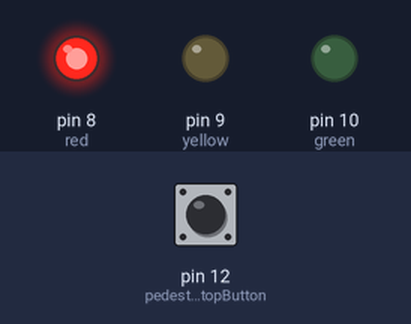
A sketch run on a simulated Arduino Uno, built with avr-gcc and run on an emulated ATmega328P. On the bench: output pins drawn as LEDs (lit = HIGH). Inputs (shaded band) come from the test bench; at power-on: pin 12 (pedestrianStopButton) LOW.

Above: at 0.5 s.
At 1.2 s:
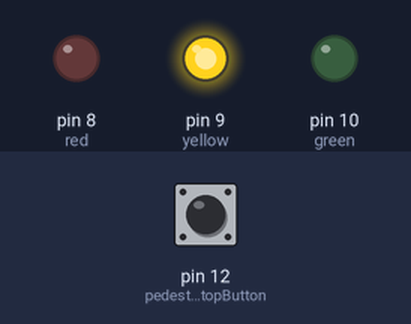
At 6.4 s:
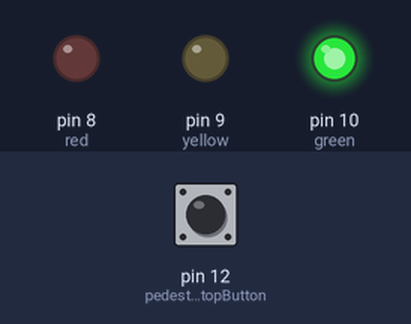
Timing chart, 0 to 8.7 s (numbered marks = the images above):
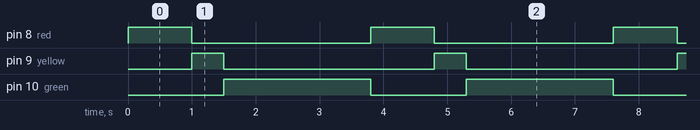

Measured:
- by itself, pin 8 (red): alternates HIGH for 1.0 s and LOW for 2.8 s
- by itself, pin 9 (yellow): alternates HIGH for 0.50 s and LOW for 3.3 s
- by itself, pin 10 (green): alternates HIGH for 2.3 s and LOW for 1.5 s

The sketch:

sketch_mar02a.ino
```cpp
//LED blinker
  int red =8;
  int pedestrianStopButton =12;
  int yellow = 9;
  int green = 10;
  void setup() {
  pinMode(red, OUTPUT); //initialise the digital pin as output
  pinMode(yellow, OUTPUT);
  pinMode(green, OUTPUT);
  pinMode(pedestrianStopButton, INPUT);

}
void loop() {

      lighControl();
      delay(2000);

  if (digitalRead(pedestrianStopButton) == HIGH){
      delay(15); // software debounce
        if (digitalRead(pedestrianStopButton) == HIGH) {
            // if the switch is HIGH, ie. pushed down - change the lights!
            //changeLights();
           // delay(15000); // wait for 15 seconds
       digitalWrite(red,HIGH); //Turn red light on, for pedestrians to pass
       digitalWrite(yellow,LOW);
       digitalWrite(green,LOW);
       delay(5000);
      }
  }
}

void lighControl(){
       digitalWrite(red,HIGH);
       digitalWrite(yellow,LOW);
       digitalWrite(green,LOW);
       delay(1000);

       digitalWrite(yellow,HIGH);
       digitalWrite(red,LOW);
       digitalWrite(green,LOW);
       delay(500);

       digitalWrite(green,HIGH);
       digitalWrite(red,LOW);
       digitalWrite(yellow,LOW);
       delay(300);

  }
```
